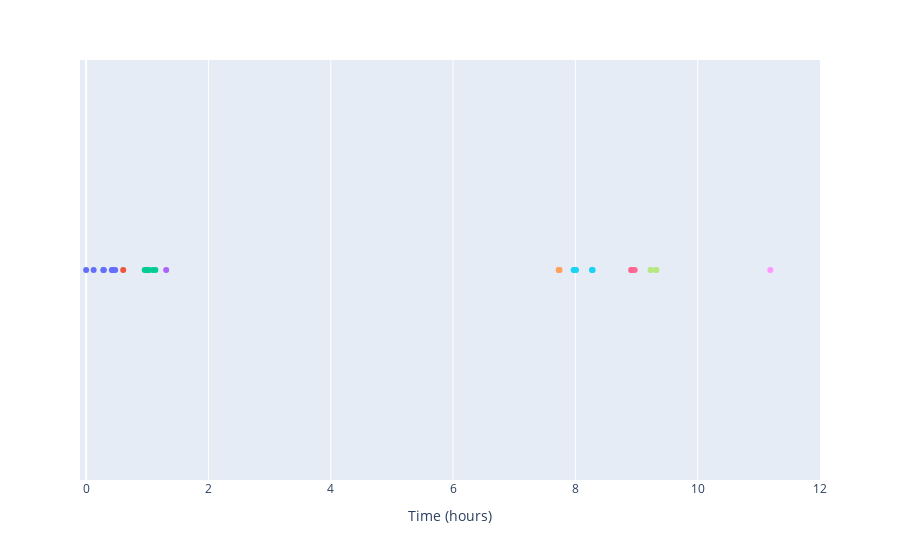

This figure's notebook cell:
### Code cell
fig = px.scatter(user_0[user_0.start_time_hours<=12], x="start_time_hours", y=np.ones(user_0[user_0.start_time_hours<=12].shape[0]),color=
                'session_293',height=200)
fig.update_layout(
    xaxis_title="Time (hours)",
    yaxis_title=""
,showlegend=False)
fig.update_layout(xaxis_range=[-0.1,12])
fig.update_yaxes(visible=False)
fig.show()

### Figure 1 — Plotly figure (JSON) as saved in the notebook; plotly's stock layout.template omitted (floating-point values rounded to 4 significant figures)
{"data": [{"hovertemplate": "session_293=0<br>start_time_hours=%{x}<br>y=%{y}<extra></extra>", "legendgroup": "0", "marker": {"color": "#636efa", "symbol": "circle"}, "mode": "markers", "name": "0", "orientation": "v", "showlegend": true, "type": "scatter", "x": [0, 0.1225, 0.2811, 0.2894, 0.42, 0.4394, 0.4756], "xaxis": "x", "y": [1, 1, 1, 1, 1, 1, 1], "yaxis": "y"}, {"hovertemplate": "session_293=1<br>start_time_hours=%{x}<br>y=%{y}<extra></extra>", "legendgroup": "1", "marker": {"color": "#EF553B", "symbol": "circle"}, "mode": "markers", "name": "1", "orientation": "v", "showlegend": true, "type": "scatter", "x": [0.6064], "xaxis": "x", "y": [1], "yaxis": "y"}, {"hovertemplate": "session_293=2<br>start_time_hours=%{x}<br>y=%{y}<extra></extra>", "legendgroup": "2", "marker": {"color": "#00cc96", "symbol": "circle"}, "mode": "markers", "name": "2", "orientation": "v", "showlegend": true, "type": "scatter", "x": [0.9581, 0.9942, 1.019, 1.025, 1.091, 1.132], "xaxis": "x", "y": [1, 1, 1, 1, 1, 1], "yaxis": "y"}, {"hovertemplate": "session_293=3<br>start_time_hours=%{x}<br>y=%{y}<extra></extra>", "legendgroup": "3", "marker": {"color": "#ab63fa", "symbol": "circle"}, "mode": "markers", "name": "3", "orientation": "v", "showlegend": true, "type": "scatter", "x": [1.309], "xaxis": "x", "y": [1], "yaxis": "y"}, {"hovertemplate": "session_293=4<br>start_time_hours=%{x}<br>y=%{y}<extra></extra>", "legendgroup": "4", "marker": {"color": "#FFA15A", "symbol": "circle"}, "mode": "markers", "name": "4", "orientation": "v", "showlegend": true, "type": "scatter", "x": [7.728, 7.731, 7.742], "xaxis": "x", "y": [1, 1, 1], "yaxis": "y"}, {"hovertemplate": "session_293=5<br>start_time_hours=%{x}<br>y=%{y}<extra></extra>", "legendgroup": "5", "marker": {"color": "#19d3f3", "symbol": "circle"}, "mode": "markers", "name": "5", "orientation": "v", "showlegend": true, "type": "scatter", "x": [7.971, 7.991, 8.01, 8.271, 8.283], "xaxis": "x", "y": [1, 1, 1, 1, 1], "yaxis": "y"}, {"hovertemplate": "session_293=6<br>start_time_hours=%{x}<br>y=%{y}<extra></extra>", "legendgroup": "6", "marker": {"color": "#FF6692", "symbol": "circle"}, "mode": "markers", "name": "6", "orientation": "v", "showlegend": true, "type": "scatter", "x": [8.914, 8.917, 8.97], "xaxis": "x", "y": [1, 1, 1], "yaxis": "y"}, {"hovertemplate": "session_293=7<br>start_time_hours=%{x}<br>y=%{y}<extra></extra>", "legendgroup": "7", "marker": {"color": "#B6E880", "symbol": "circle"}, "mode": "markers", "name": "7", "orientation": "v", "showlegend": true, "type": "scatter", "x": [9.23, 9.233, 9.32, 9.323], "xaxis": "x", "y": [1, 1, 1, 1], "yaxis": "y"}, {"hovertemplate": "session_293=8<br>start_time_hours=%{x}<br>y=%{y}<extra></extra>", "legendgroup": "8", "marker": {"color": "#FF97FF", "symbol": "circle"}, "mode": "markers", "name": "8", "orientation": "v", "showlegend": true, "type": "scatter", "x": [11.19], "xaxis": "x", "y": [1], "yaxis": "y"}], "layout": {"autosize": true, "legend": {"title": {"text": "session_293"}, "tracegroupgap": 0}, "margin": {"t": 60}, "showlegend": false, "xaxis": {"anchor": "y", "domain": [0, 1], "range": [-0.1, 12], "title": {"text": "Time (hours)"}, "type": "linear"}, "yaxis": {"anchor": "x", "autorange": true, "domain": [0, 1], "range": [0, 2], "title": {"text": ""}, "type": "linear", "visible": false}}}
